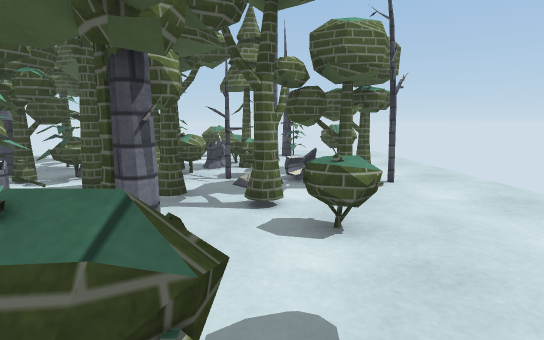
view 1 (above)

24 first-person views from a walk through a Unity game level. The camera is 1.4 m above the floor, tilts 8° down and sees 80° across. The floor is counted in squares, 1 m on a side. Each view is taken from the middle of a square. On the plan, view 1 faces up. The plan holds only what a view shows up to about 15 squares ahead; the rest is blank. The place goes on beyond the plan. Some animated figures are left out. Surface patterns are stand-ins for the level's own textures.

view 2
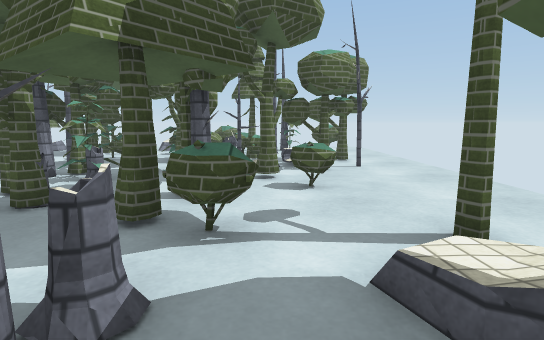

view 3
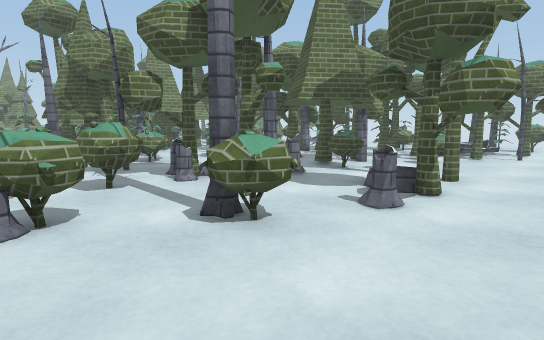

view 4
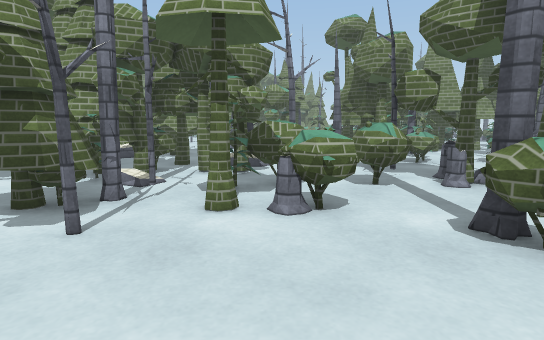

view 5
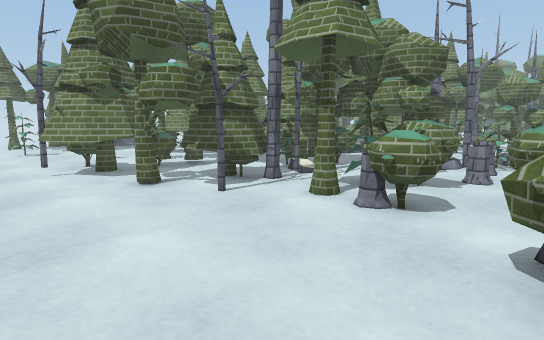

view 6
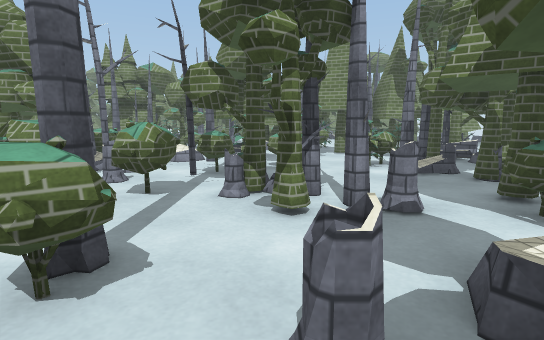

view 7
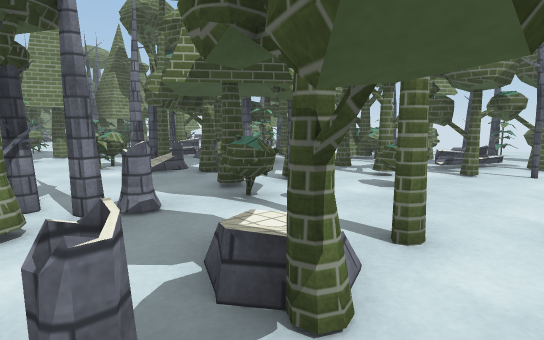

view 8
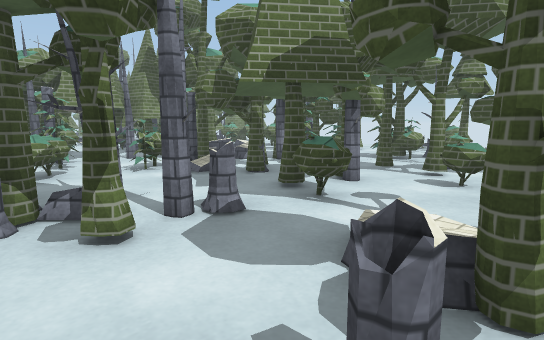

view 9
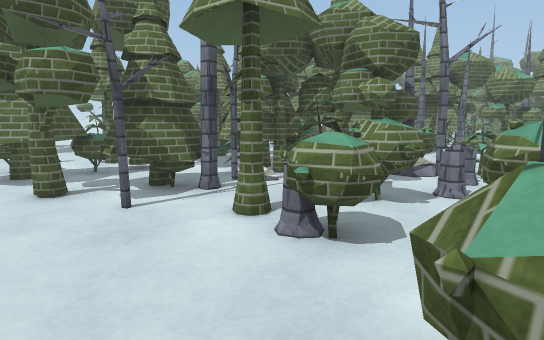

view 10
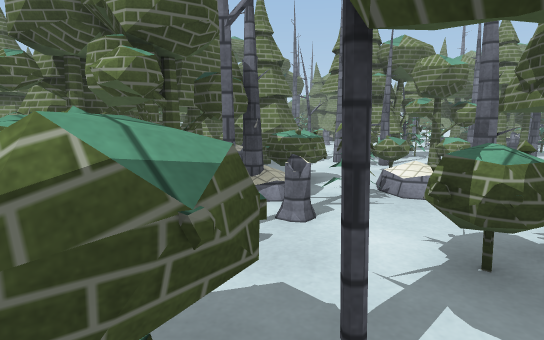

view 11
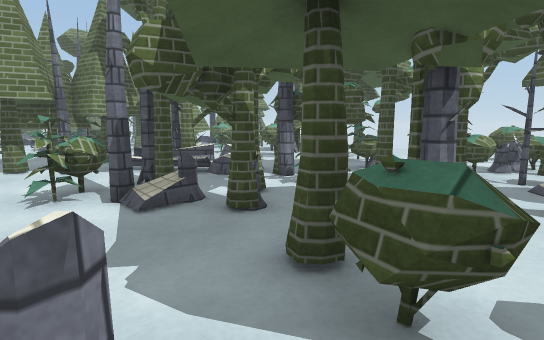

view 12
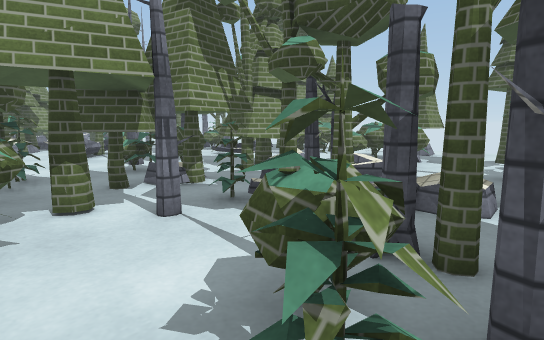

view 13
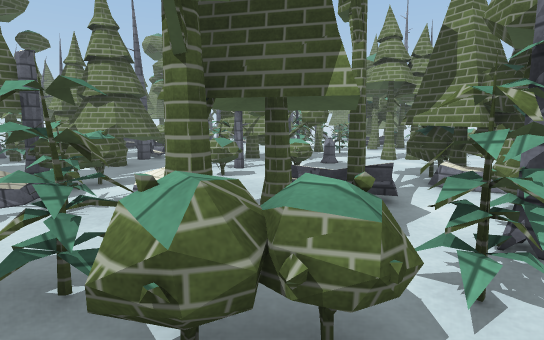

view 14
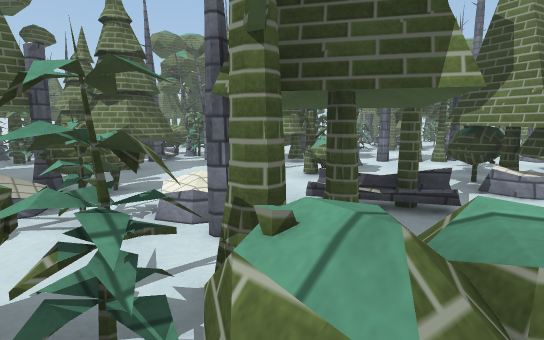

view 15
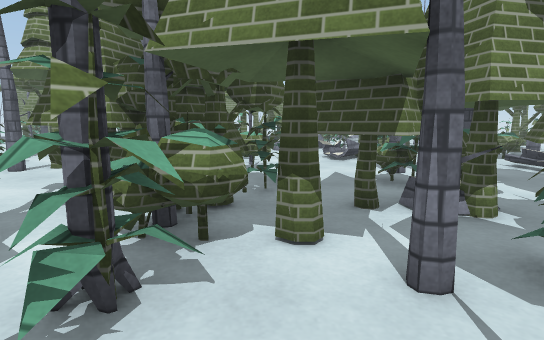

view 16
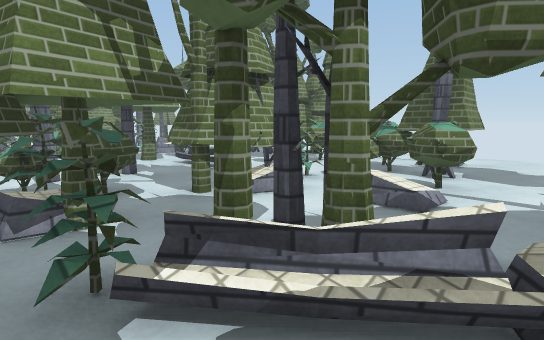

view 17
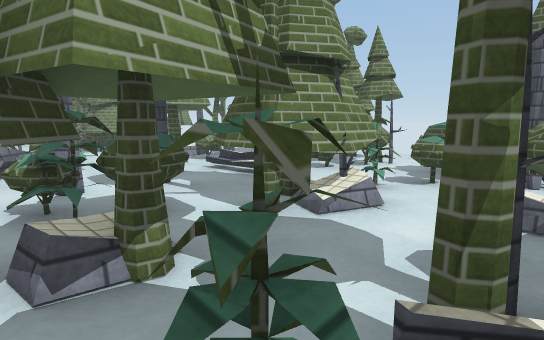

view 18
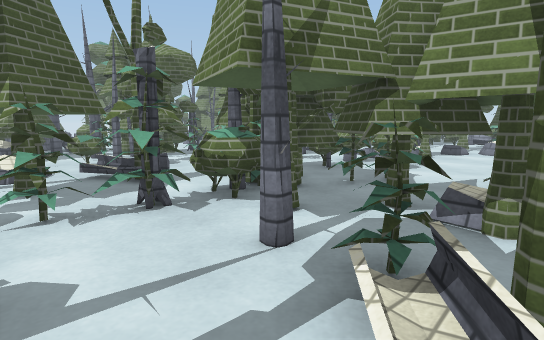

view 19
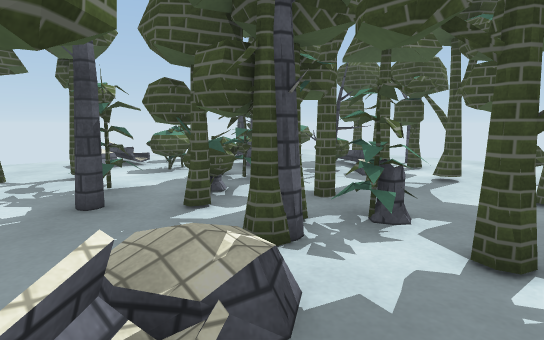

view 20
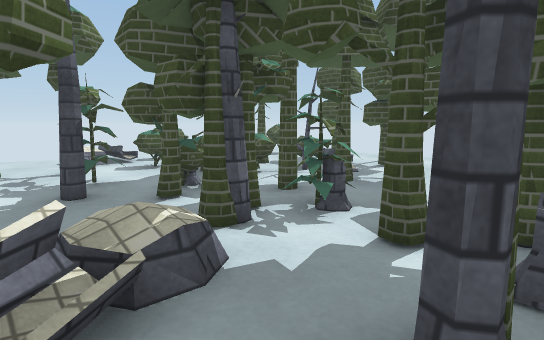

view 21
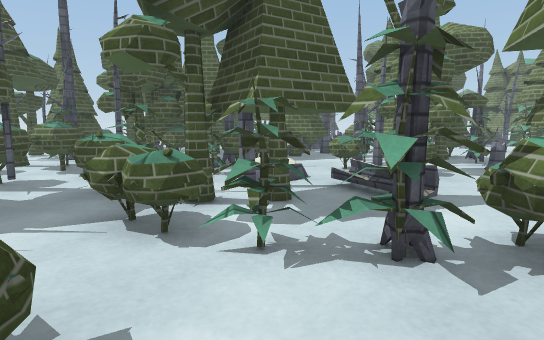

view 22
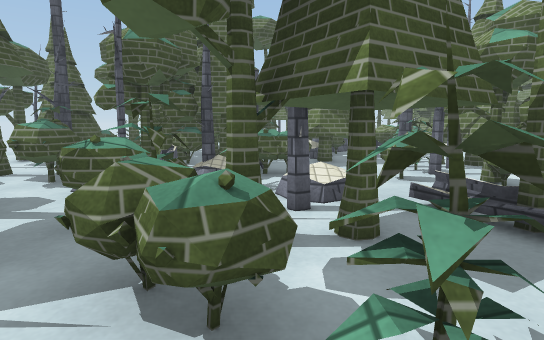

view 23
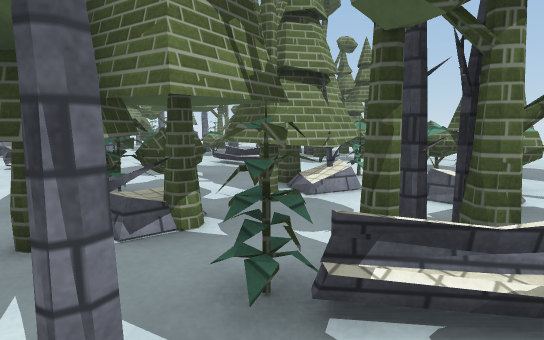

view 24
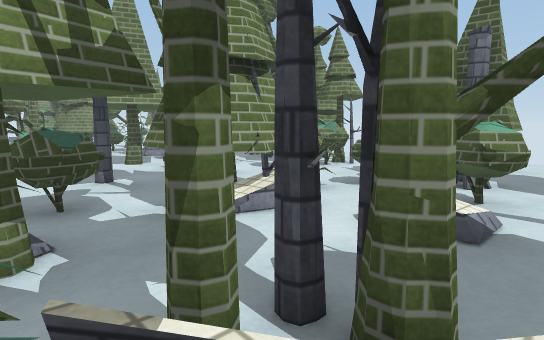

### Floor plan
Key: @ floor where view 1 was taken; # wall or solid block; x gap in a wall; . main floor; : floor 0.25 m higher than the main floor; / step, stairs or slope; = window, fence, low wall or low ledge; ^ raised ledge; T thing the floor can be seen under or through; O other object.
Columns run from 26 left of view 1 to 5 right of it. Each row starts with its distance up from view 1.
 10      ^/      ^=^^..##.^#=..###..
  9   ...^x ==  ##.x^..##^.#^^^##...
  8   .....O##  ##.=:...#=...#x=#...
  7      ..... ###./....##.....##...
  6   ......#..###....TTT#..#.#.....
  5   # #......x....TTTT.#..........
  4   ###......^....T=...x..#..^....
  3     #=...#=TTTTT=....##.##......
  2   ..=.......TTTT...###..........
  1 #...........TTTT..^^#....==..#.
  0  .........TTTTT....^......@//..
 -1   ..x#..#..TTTTTTT.......#./##.
 -2       .# #####^.TT^=...###...#..
 -3      ..#=####....TT=...###..==..
 -4   ## ...x^ ##.#/TTT#=..x........
 -5    ^...  ^...../TT..^^.^^..#^...
 -6       ##.........=.....^^.......
 -7    =#...#...##...O##=x=##^=.....
 -8       ....=..##^   =...^^.^.....
 -9      .....O..##= ^^####.#.#.....
-10      .=#.######.. ## #..........
-11        #x########### #...###....
-12          ^###        ###.####..
-13             #        ###.####..
-14             #         #....##..
-15             #         #..#####.

Where each view was taken, in squares from view 1:
view 1: 0 up, 0 right, facing up
view 2: 3 down, 0 right, facing up
view 3: 8 down, 5 right, facing up-left
view 4: 8 down, 5 right, facing left
view 5: 5 down, 5 right, facing down-left
view 6: 3 down, 4 right, facing left
view 7: 3 down, 4 right, facing up-left
view 8: 4 down, 3 right, facing up-left
view 9: 5 down, 3 right, facing down-left
view 10: 4 down, 2 left, facing down-left
view 11: 1 down, 0 right, facing up-left
view 12: 1 down, 6 left, facing up-left
view 13: 1 down, 6 left, facing down-left
view 14: 2 down, 6 left, facing down-left
view 15: 0 up, 8 left, facing left
view 16: 2 up, 8 left, facing up-left
view 17: 2 up, 10 left, facing up-left
view 18: 4 up, 8 left, facing down-left
view 19: 3 up, 9 left, facing up-right
view 20: 2 up, 9 left, facing up-right
view 21: 2 up, 9 left, facing down
view 22: 0 up, 8 left, facing down
view 23: 1 up, 9 left, facing up-left
view 24: 3 up, 9 left, facing up-left
